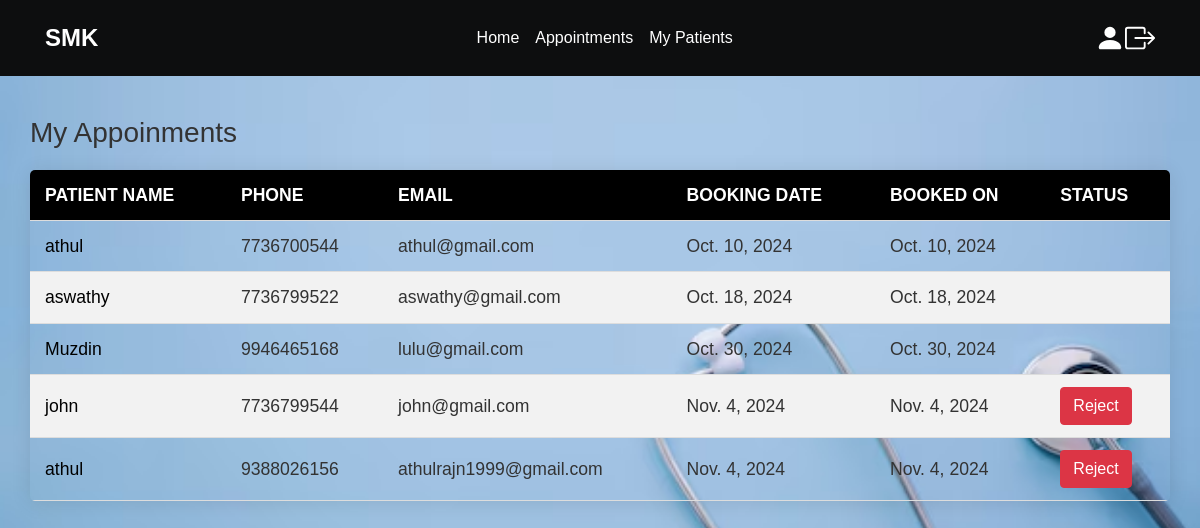
Before: /appoinments (signed in) with the older database file.
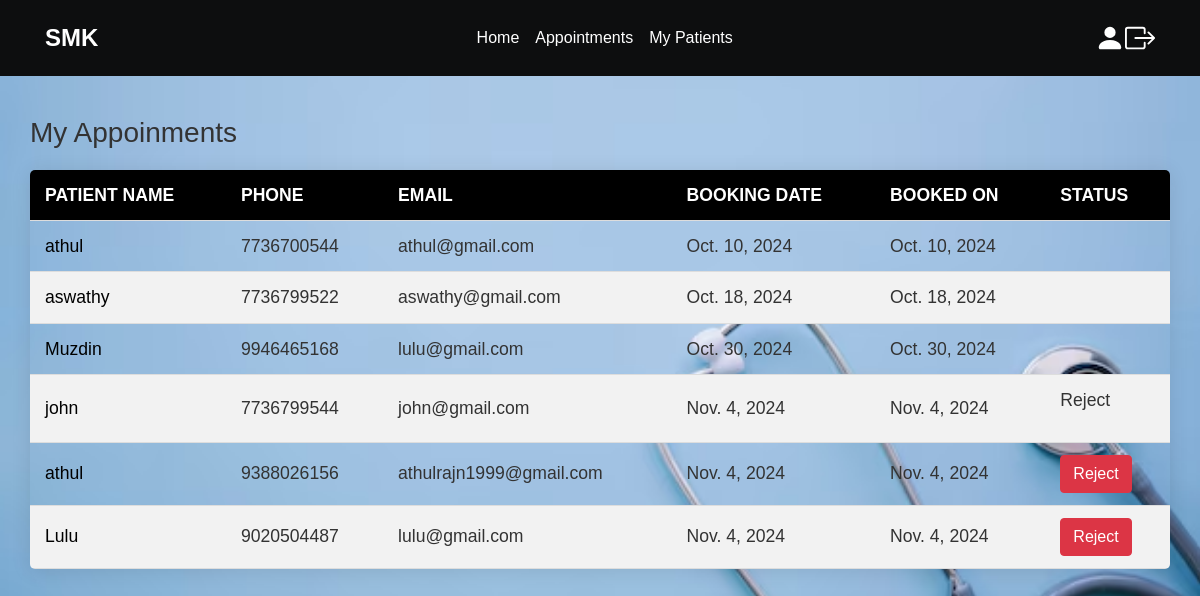
After: the same page with the newer database file.
### app/models.py (models this page shows, shortened)
class Booking(models.Model):
    user=models.ForeignKey(CustomUser, on_delete=models.CASCADE)
    p_name = models.CharField(max_length=200)
    p_phone=models.CharField(max_length=10)
    p_email=models.EmailField()
    name=models.ForeignKey(Doctors, on_delete=models.CASCADE)
    booking_date=models.DateField()
    booked_on=models.DateField(auto_now=True)
    STATUS_CHOICES = [
         ('Pending','Pending'),
         ('Approve','Approve'),
         ('Reject','Reject')
    ]
    status = models.CharField(null=True,blank=True,max_length=100,choices=STATUS_CHOICES,default='pending')

### app/views.py (the view)
# urls.py: path('appoinments',views.appointments,name='appoinments'),
def appointments(request):
    doctor = CustomUser.objects.get(id=request.user.id)
    doctor_id = Doctors.objects.get(doc=doctor)
    today = date.today()
    bookings = Booking.objects.filter(name=doctor_id). order_by('booking_date')
    return render(request,'doctors/appoinments.html',{'doctor': doctor_id, 'bookings': bookings, 'today':today})

### template/doctors/appoinments.html (shortened to what this page needs)
{% extends 'doctors/doctor_home.html' %}
{% load static %}
{% block content %}
<h3>My Appoinments</h3>
<table>
    <tr>
        <th>Patient Name</th>
        <th>Phone</th>
        <th>Email</th>
        <th>Booking Date</th>
        <th>Booked On</th>
        <th>Status</th>
    </tr>
    <tbody>
        {% for booking in bookings %}
        <tr {% if booking.booking_date == today %} style="font-weight: bold;" {% endif %}>
            <td><a href="{% url 'consultation' id=booking.id %}">{{ booking.p_name }}</a></td>
            <td>{{ booking.p_phone }}</td>
            <td>{{ booking.p_email }}</td>
            <td>{{ booking.booking_date }}</td>
            <td>{{ booking.booked_on }}</td>
            <td>
                <form action="{% url 'approve_app' id=booking.id %}" method="post">
                {% if booking.status == 'pending' %}
                <button type="submit" name="status" value="Approve" class="btn btn-success">Approve</button>
                <button type="submit" name="status" value="Reject" class="btn btn-danger">Reject</button>
                {% elif booking.status == 'Approve' %}
                <button type="submit" name="status" value="Reject" class="btn btn-danger">Reject</button>
                {% elif booking.status == 'Reject' %}
                <p>{{ booking.status }}</p>
                {% endif %}
            </form>
            </td>
        </tr>
        {% empty %}
        <tr>
            <td colspan="5" class="no-appointments">No appointments available.</td>
        </tr>
        {% endfor %}
    </tbody>
</table>
{% endblock %}

Changed rows visible on the page:
changed Booking "john": status (not shown) → "Reject"; no longer shows "Reject"
added Booking: p_name "Lulu", p_phone "9020504487", p_email "lulu@gmail.com", booking_date "Nov. 4, 2024", booked_on "Nov. 4, 2024", status "Reject"
